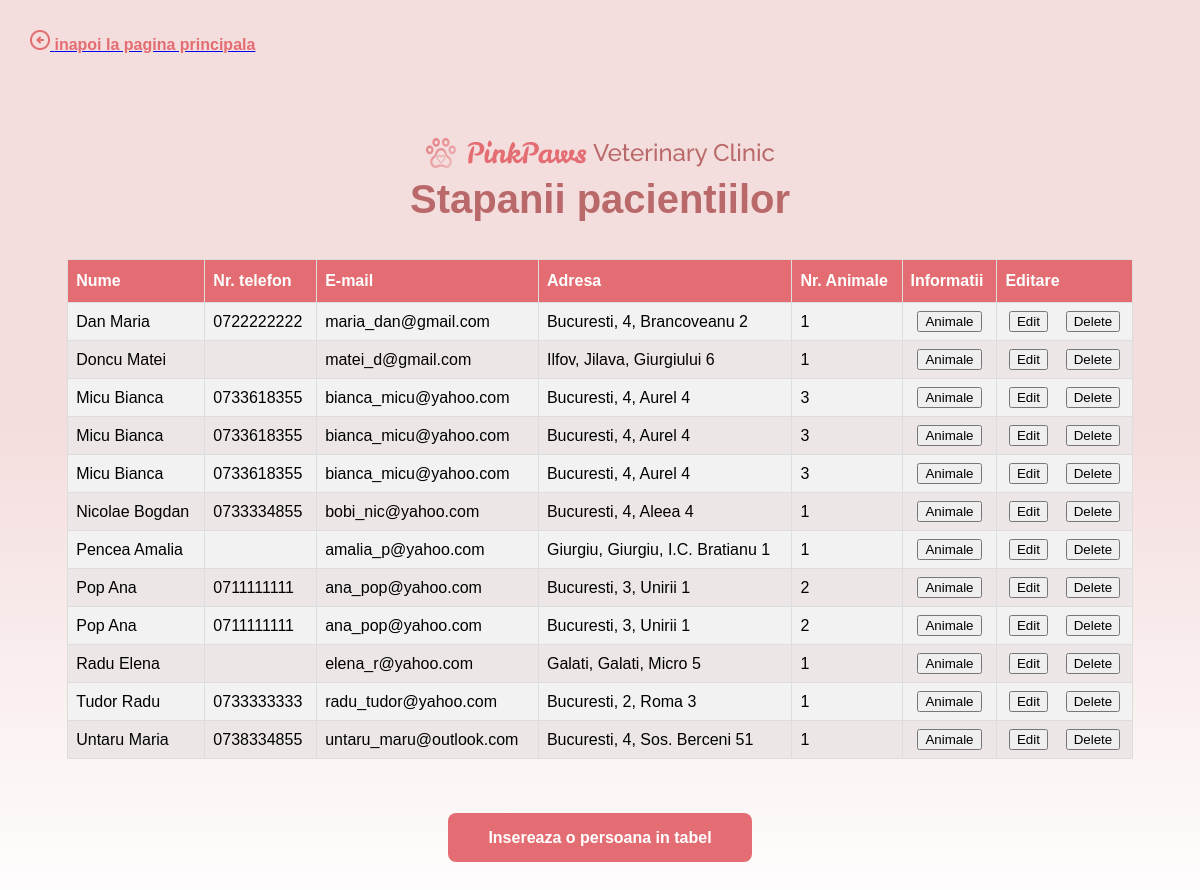
Page /Proiect_BD_Cabinet_Veterinar/admin_stapani1.php (signed in) on the committed database.
### tables this page shows
CREATE TABLE `stapani` (
  `id_stapan` int(11) NOT NULL,
  `nume` varchar(50) NOT NULL,
  `prenume` varchar(50) NOT NULL,
  `CNP` char(13) NOT NULL,
  `nr_telefon` varchar(20) DEFAULT NULL,
  `e_mail` varchar(50) NOT NULL,
  `oras` varchar(50) NOT NULL,
  `judet_sector` varchar(50) NOT NULL,
  `strada` varchar(50) NOT NULL,
  `nr_strada` int(11) NOT NULL,
  `apartament` int(11) DEFAULT NULL,
  `parola` varchar(50) NOT NULL
);

### Proiect_BD_Cabinet_Veterinar/admin_stapani1.php (the view, shortened to what this page needs)
<?php
	include("connection.php");
?>
<!DOCTYPE html>
<html>
<head>
<link rel="stylesheet" href="my_style.css">
</head>
<body class="bkg2">
<poz_sageata><a href="admin_homepage.php"><img src="img\sageata.png" alt="sageata"><text_inapoi_la> inapoi la pagina principala</text_inapoi_la></a></poz_sageata>
<br><br><br><br><br><br><br>
<center><img src="img\titlu1.png" alt="logo clinica"></center>
<center><titlu_homepage>Stapanii pacientiilor</titlu_homepage></center>
<br><br>
<center><table id="customers">
        <thead>
			<tr>
				<th>Nume</th>
				<th>Nr. telefon</th>
				<th>E-mail</th>
				<th>Adresa</th>
				<th>Nr. Animale</th>
				<th>Informatii</th>
				<th>Editare</th>
			</tr>
		</thead>
        <tbody>
            <?php
			$sql1 = "SELECT S.id_stapan, S.nume, S.prenume, nr_telefon, e_mail, oras, judet_sector, strada, nr_strada, (SELECT count(PA.id_pacient) FROM Pacienti Pa WHERE S.id_stapan = Pa.id_stapan GROUP BY S.nume, S.prenume) as 'nr_animale'
					FROM Stapani S left join Pacienti P on S.id_stapan = P.id_stapan
					WHERE S.id_stapan not in (SELECT id_stapan FROM stapani WHERE e_mail = 'admin@pinkpaws.com')
					";
			$result = $con->query($sql1);
			while($row = $result->fetch_assoc()) {
                echo "<tr>
                    <td>" . $row["nume"] . " " . $row["prenume"] . "</td>
                    <td>" . $row["nr_telefon"] . "</td>
                    <td>" . $row["e_mail"] . "</td>
                    <td>" . $row["oras"] . ", " . $row["judet_sector"] . ", " . $row["strada"] . " " . $row["nr_strada"] . "</td>
					<td>" . $row["nr_animale"] . "</td>
					<td>
                        <center><a href='admin_stapani2.php?id_s=".$row['id_stapan']."'><input type='submit' value='Animale'></a></center>
                    </td>
					<td>
                        <center><a href='edit_stapan.php?id_s=".$row['id_stapan']."'><input type='submit' value='Edit'></a> &nbsp;&nbsp;
                        <a href='delete_stapan.php?id_s=".$row['id_stapan']."'><input type='submit' value='Delete'></a></center>
                    </td>
                </tr>";
			}
            ?>
        </tbody>
    </table></center>
	<br><br><br>
	<center><a href='insert_stapan.php'><input type="button" value="Insereaza o persoana in tabel" class="button_homepage_stapan"></a></center>
<br><br><br>
</body>
</html>

### Proiect_BD_Cabinet_Veterinar/my_style.css (style rules this page uses)
#customers { font-family: Raleway, sans-serif; border-collapse: collapse; width: 90%; }
#customers td, #customers th { border: 1px solid #ddd; padding: 8px; }
#customers tr:nth-child(even) { background-color: #ede6e6; }
#customers tr:nth-child(odd) { background-color: #f2f2f2; }
#customers th { padding-top: 12px; padding-bottom: 12px; text-align: left; background-color: #E36D72; color: white; }
input::placeholder { font-family: 'Raleway', sans-serif; font-style: normal; font-weight: 500; font-size: 16px; line-height: 19px; color: #8B7A7A; }
.bkg2 { background: linear-gradient(180deg, #F4DDDD 45.66%, #FFFFFF 100%); }
titlu_homepage { font-family: 'Raleway', sans-serif; font-style: normal; font-weight: 700; font-size: 40px; line-height: 47px; text-align: center; color: #B96969; }
text_inapoi_la { font-family: 'Raleway', sans-serif; font-style: normal; font-weight: 600; font-size: 16px; line-height: 19px; color: #E36D72; }
poz_sageata { position: absolute; left: 30px; top: 30px; }
.button_homepage_stapan { width: 304px; height: 49px; background: #E36D72; border-radius: 8px; border-width : 0; font-family: 'Raleway', sans-serif; font-style: normal; font-weight: 700; font-size: 16px; line-height: 19px; text-align: center; color: #FFFFFF; }

### rows in the picture
stapani: nume "Dan", prenume "Maria", nr_telefon "0722222222", e_mail "maria_dan@gmail.com", oras "Bucuresti", judet_sector "4", strada "Brancoveanu", nr_strada "2", nr_animale "1"
stapani: nume "Doncu", prenume "Matei", e_mail "matei_d@gmail.com", oras "Ilfov", judet_sector "Jilava", strada "Giurgiului", nr_strada "6", nr_animale "1"
stapani: nume "Micu", prenume "Bianca", nr_telefon "0733618355", e_mail "bianca_micu@yahoo.com", oras "Bucuresti", judet_sector "4", strada "Aurel", nr_strada "4", nr_animale "3"
stapani: nume "Nicolae", prenume "Bogdan", nr_telefon "0733334855", e_mail "bobi_nic@yahoo.com", oras "Bucuresti", judet_sector "4", strada "Aleea", nr_strada "4", nr_animale "1"
stapani: nume "Pencea", prenume "Amalia", e_mail "amalia_p@yahoo.com", oras "Giurgiu", judet_sector "Giurgiu", strada "I.C. Bratianu", nr_strada "1", nr_animale "1"
stapani: nume "Pop", prenume "Ana", nr_telefon "0711111111", e_mail "ana_pop@yahoo.com", oras "Bucuresti", judet_sector "3", strada "Unirii", nr_strada "1", nr_animale "2"
stapani: nume "Radu", prenume "Elena", e_mail "elena_r@yahoo.com", oras "Galati", judet_sector "Galati", strada "Micro", nr_strada "5", nr_animale "1"
stapani: nume "Tudor", prenume "Radu", nr_telefon "0733333333", e_mail "radu_tudor@yahoo.com", oras "Bucuresti", judet_sector "2", strada "Roma", nr_strada "3", nr_animale "1"
stapani: nume "Untaru", prenume "Maria", nr_telefon "0738334855", e_mail "untaru_maru@outlook.com", oras "Bucuresti", judet_sector "4", strada "Sos. Berceni", nr_strada "51", nr_animale "1"
